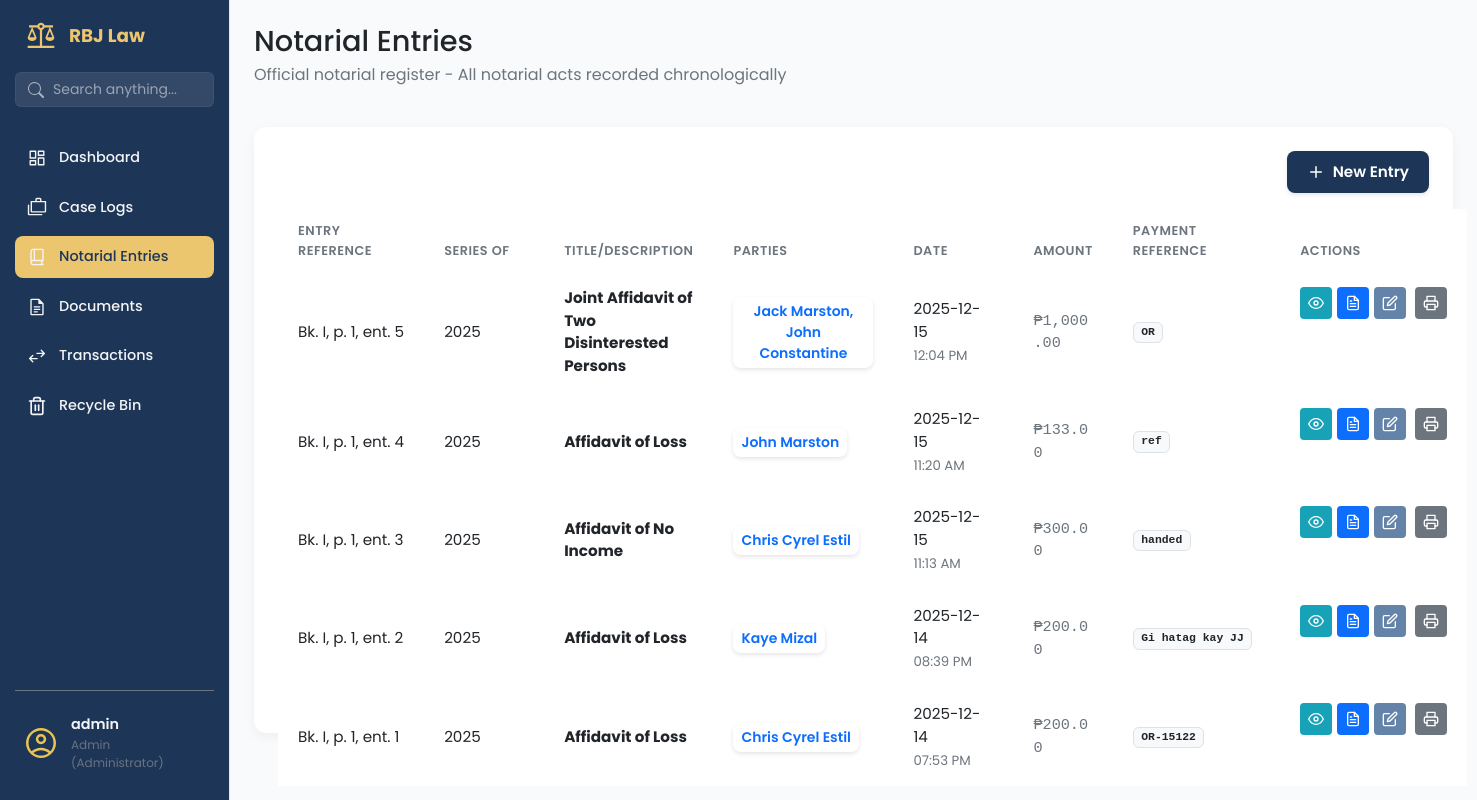
/notarial-entries/ (signed in), run on the app's committed database.
### app/models/user_model.py (models this page shows, shortened)
class User(UserMixin, db.Model):
    __tablename__ = 'users'
    id = db.Column(db.Integer, primary_key=True)
    username = db.Column(db.String(80), unique=True, nullable=False, index=True)
    email = db.Column(db.String(120), unique=True, nullable=False)
    password_hash = db.Column(db.String(128), nullable=False)
    contact_number = db.Column(db.String(20), nullable=True)
    role = db.Column(db.String(50), default='attorney', nullable=False)
    is_active = db.Column(db.Boolean, default=True, nullable=False)
    is_admin = db.Column(db.Boolean, default=False, nullable=False)
    created_at = db.Column(db.DateTime, default=datetime.utcnow)
    updated_at = db.Column(db.DateTime, default=datetime.utcnow, onupdate=datetime.utcnow)

### app/models/notarial_entry_mdl.py (models this page shows, shortened)
class NotarialEntry(db.Model, SoftDeleteMixin):
    __tablename__ = 'notarial_entries'
    id = db.Column(db.Integer, primary_key=True)
    not_entry_num = db.Column(db.String(255), nullable=False)
    not_page_num = db.Column(db.String(255), nullable=False)
    not_book_num = db.Column(db.String(255), nullable=False)
    not_series = db.Column(db.Integer, nullable=False)
    not_title = db.Column(db.String(255), nullable=False)
    not_date = db.Column(db.DateTime, nullable=False, default=lambda: datetime.now(PHT))
    not_type_act = db.Column(db.String(255), nullable=False)
    not_fee = db.Column(Numeric(10, 2), nullable=False)
    not_fee_or = db.Column(db.String(255), nullable=True)
    not_other_place = db.Column(db.String(255), nullable=True)
    not_comp_evidence_id = db.Column(db.String(150), nullable=True)
    transaction_item_id = db.Column(db.Integer, db.ForeignKey('transaction_items.id'), nullable=True)
    transaction_status = db.Column(db.String(50), default='no_transaction')  # no_transaction, unpaid, paid
    transaction_item = db.relationship('TransactionItem',
                                     foreign_keys=[transaction_item_id],
                                     backref='notarial_entries',  # Changed from 'notary_entries'
                                     lazy=True)

class NotarialEntryParty(db.Model):
    __tablename__ = 'notarial_entry_parties'
    id = db.Column(db.Integer, primary_key=True)
    notarial_entry_id = db.Column(db.Integer, db.ForeignKey('notarial_entries.id'), nullable=False)
    party_name = db.Column(db.String(150), nullable=False)
    party_address = db.Column(db.String(150), nullable=False)
    citizenship = db.Column(db.String(50), nullable=True, default='Filipino')
    party_id_type = db.Column(db.String(50), nullable=True) # e.g., Passport, Drivers License
    party_id_number = db.Column(db.String(50), nullable=True)
    party_id_expiry = db.Column(db.Date, nullable=True)
    notarial_entry = db.relationship('NotarialEntry', backref='parties', lazy=True)

### app/routes/notarial_entries_routes.py (the view)
@notarial_entries_bp.route('/')
@staff_or_admin_required
@login_required
def notarial_entries_page():
    entries = NotarialEntryService.get_all_entries()
    return render_template('notarial_entries.html', entries=entries, now=datetime.now(PHT))

### app/templates/notarial_entries.html (shortened to what this page needs)
{% extends 'base.html' %}
{% block content %}
<main class="dashboard-content">
    <header class="dashboard-header">
        <div>
            <h1>Notarial Entries </h1>
            <p>Official notarial register - All notarial acts recorded chronologically</p>
        </div>
    </header>
    <section class="content-section">
        <div class="panel-card">
            <div class="dashboard-actions" style="display: flex; justify-content: end; flex-shrink: 0; gap: 50px;">
                <a href="#" class="btn btn-primary" data-bs-toggle="modal" data-bs-target="#entryModal">
                    <svg class="btn-icon-left" xmlns="http://www.w3.org/2000/svg" viewBox="0 0 24 24" fill="none"
                        stroke="currentColor" stroke-width="2" stroke-linecap="round" stroke-linejoin="round">
                        <line x1="12" y1="5" x2="12" y2="19"></line>
                        <line x1="5" y1="12" x2="19" y2="12"></line>
                    </svg>
                    New Entry
                </a>
            </div>
            <div class="table-wrapper">
                <table class="table document-table">
                    <colgroup>
                        <col class="short">
                        <col class="medium">
                        <col class="medium">
                        <col class="long">
                        <col class="medium">
                        <col class="short">
                        <col class="actions">
                    </colgroup>
                    <thead>
                        <tr>
                            <th data-sort-key="entry_ref">Entry Reference</th>
                            <th data-sort-key="series">Series Of</th>
                            <th data-sort-key="title">Title/Description</th>
                            <th data-sort-key="parties">Parties</th>
                            <th>Date</th>
                            <th>Amount</th>
                            <th>Payment Reference</th>
                            <th>Actions</th>
                        </tr>
                    </thead>
                    <tbody>
                        {% for entry in entries %}
                        <tr>
                            <td class="align-middle">
                                <span class="fw-normal text-dark" style="white-space: nowrap;">
                                    Bk. {{ entry.not_book_num }}, p. {{ entry.not_page_num }}, ent. {{
                                    entry.not_entry_num }}
                                </span>
                            </td>
                            <td class="align-middle">{{ entry.not_series }}</td>
                            <td class="align-middle"><strong>{{ entry.not_title }}</strong></td>
                            <td class="align-middle">
                                <div class="clickable-list">
                                    <button type="button" class="btn btn-sm btn-outline-primary view-parties-btn">
                                        {% for party in entry.parties %}
                                        {{ party.party_name }}{% if not loop.last %}, {% endif %}
                                        {% endfor %}
                                    </button>
                                </div>
                            </td>
                            <td class="align-middle">
                                <div>{{ entry.not_date.strftime('%Y-%m-%d') }}</div>
                                <small class="text-muted">{{ entry.not_date.strftime('%I:%M %p') }}</small>
                            </td>
                            <td class="text-start font-monospace text-secondary align-middle">
                                ₱{{ "{:,.2f}".format(entry.not_fee) }}
                            </td>
                            <td class="align-middle">
                                {% if entry.not_fee_or %}
                                <div class="d-flex align-items-center">
                                    <span class="badge bg-light text-dark border me-2" style="font-family: monospace;">
                                        {{ entry.not_fee_or }}
                                    </span>
                                </div>
                                {% elif entry.transaction_status == 'paid' %}
                                <span class="badge bg-success-subtle text-success border border-success-subtle">Paid
                                    (Cash)</span>
                                {% endif %}
                            </td>
                            <td>
                                <div class="action-buttons justify-content-start">
                                    <a href="{{ url_for('notarial_entries.entry_details', entry_id=entry.id) }}"
                                        class="btn-action btn-action--info" title="View Details">
                                        <svg xmlns="http://www.w3.org/2000/svg" width="16" height="16"
                                            viewBox="0 0 24 24" fill="none" stroke="currentColor" stroke-width="2"
                                            stroke-linecap="round" stroke-linejoin="round">
                                            <path d="M1 12s4-8 11-8 11 8 11 8-4 8-11 8-11-8-11-8z"></path>
                                            <circle cx="12" cy="12" r="3"></circle>
                                        </svg>
                                    </a>
                                    {% if 'Affidavit of Loss' in entry.not_title %}
                                    <a href="{{ url_for('notarial_entries.generate_document', entry_id=entry.id, doc_type='affidavit_loss') }}"
                                        class="btn-action btn-action--primary" title="Download Affidavit of Loss">
                                    </a>
                                    {% elif 'Joint Affidavit' in entry.not_title %}
                                    <a href="{{ url_for('notarial_entries.generate_document', entry_id=entry.id, doc_type='joint_affidavit_two_disinterested_person') }}"
                                        class="btn-action btn-action--primary" title="Download Joint Affidavit">
                                    </a>
                                    {% elif 'No Income' in entry.not_title %}
                                    <a href="{{ url_for('notarial_entries.generate_document', entry_id=entry.id, doc_type='affidavit-of-no-income') }}"
                                        class="btn-action btn-action--primary" title="Download Affidavit No Income">
                                    </a>
                                    {% endif %}
                                    <a href="#" class="btn-action btn-action--secondary"
                                        style="background-color: rgb(99, 131, 168); color: white;" title="Edit Details"
                                        data-bs-toggle="modal" data-bs-target="#entryModal"
                                        onclick="loadEntryData('{{ entry.id }}')">
                                    </a>
                                </div>
                            </td>
                        </tr>
                        {% endfor %}
                    </tbody>
                </table>
            </div>
        </div>
    </section>
</main>
{% endblock content %}

### app/templates/base.html (shortened to what this page needs)
<!DOCTYPE html>
<html lang="en">
<head>
    <link rel="stylesheet" href="{{ url_for('static', filename='vendor/bootstrap/css/bootstrap.min.css') }}">
    <link rel="stylesheet" href="{{ url_for('static', filename='css/main.css') }}">
    <link rel="stylesheet" href="{{ url_for('static', filename='css/sidebar.css') }}">
</head>
<body>
    <aside class="sidebar">
        <div class="sidebar-header">
            <img src="{{ url_for('static', filename='img/scales-of-justice.svg') }}" alt="logo" class="logo-img">
            <h2>RBJ Law</h2>
        </div>
        <div class="sidebar-search">
            <form action="{{ url_for('search.search_page') }}" method="GET">
                <div class="input-group">
                    <span class="input-group-text bg-transparent border-0 pe-0">
                    </span>
                    <input type="text" name="q" class="form-control" placeholder="Search anything..."
                        aria-label="Search" value="{{ request.args.get('q', '') }}">
                </div>
            </form>
        </div>
        <ul class="sidebar-links">
            <li>
                <a href="{{ url_for('dashboard.dashboard_page') }}"
                    class="{{ 'active' if 'dashboard' in request.endpoint else '' }}">
                    <span class="icon-wrapper"><img src="{{ url_for('static', filename='img/dashboard.svg') }}"
                            alt=""></span>
                    Dashboard
                </a>
            </li>
            {% if current_user.is_authenticated and (current_user.is_admin or current_user.role == 'admin') %}
            <li>
                <a href="{{ url_for('case.list_cases') }}" class="{{ 'active' if 'case' in request.endpoint else '' }}">
                    <span class="icon-wrapper"><img src="{{ url_for('static', filename='img/cases.svg') }}"
                            alt=""></span>
                    Case Logs
                </a>
            </li>
            {% endif %}
            {% if current_user.is_authenticated and current_user.role in ['admin', 'staff'] %}
            <li>
                <a href="{{ url_for('notarial_entries.notarial_entries_page') }}"
                    class="{{ 'active' if 'notarial' in request.endpoint else '' }}">
                    <span class="icon-wrapper"><img src="{{ url_for('static', filename='img/book.svg') }}"
                            alt=""></span>
                    Notarial Entries
                </a>
            </li>
            {% endif %}
            {% if current_user.is_authenticated and current_user.role in ['admin', 'staff'] %}
            <li>
                <a href="{{ url_for('documents.documents_page') }}"
                    class="{{ 'active' if 'documents' in request.endpoint else '' }}">
                    <span class="icon-wrapper"><img src="{{ url_for('static', filename='img/documents.svg') }}"
                            alt=""></span>
                    Documents
                </a>
            </li>
            {% endif %}
            {% if current_user.is_authenticated and current_user.role in ['admin', 'staff'] %}
            <li>
                <a href="{{ url_for('transaction.transactions_page') }}"
                    class="{{ 'active' if 'transaction' in request.endpoint else '' }}">
                    <span class="icon-wrapper"><img src="{{ url_for('static', filename='img/transaction.svg') }}"
                            alt=""></span>
                    Transactions
                </a>
            </li>
            {% endif %}
            <li>
                <a href="{{ url_for('recycle.recycle_bin_page') }}"
                    class="{{ 'active' if 'recycle' in request.endpoint else '' }}">
                    <span class="icon-wrapper">
                    </span>
                    Recycle Bin
                </a>
            </li>
        </ul>
        <div class="sidebar-footer">
            <button class="avatar-btn" id="avatarBtn">
                <img src="{{ url_for('static', filename='img/avatar.svg') }}" alt="User Avatar">
                <div class="user-info">
                    <span class="user-name">
                        {{ current_user.username }}
                    </span>
                    <span class="user-role">
                        {{ current_user.role|title }}
                        {% if current_user.is_admin %} (Administrator){% endif %}
                    </span>
                </div>
            </button>
        </div>
    </aside>
    <div class="page-container">
        {% block content %}
        {% endblock %}
    </div>
</body>
</html>

### data on the page
User: username "admin", role "Admin"
NotarialEntry: not_book_num "I", not_page_num "1", not_entry_num "5", not_series "2025", not_title "Joint Affidavit of Two Disinterested Persons", not_date "2025-12-15", not_date "12:04 PM", not_fee "1,000.00", not_fee_or "OR"
NotarialEntryParty: party_name "Jack Marston"
NotarialEntryParty: party_name "John Constantine"
NotarialEntry: not_book_num "I", not_page_num "1", not_entry_num "4", not_series "2025", not_title "Affidavit of Loss", not_date "2025-12-15", not_date "11:20 AM", not_fee "133.00", not_fee_or "ref"
NotarialEntryParty: party_name "John Marston"
NotarialEntry: not_book_num "I", not_page_num "1", not_entry_num "3", not_series "2025", not_title "Affidavit of No Income", not_date "2025-12-15", not_date "11:13 AM", not_fee "300.00", not_fee_or "handed"
NotarialEntryParty: party_name "Chris Cyrel Estil"
NotarialEntry: not_book_num "I", not_page_num "1", not_entry_num "2", not_series "2025", not_title "Affidavit of Loss", not_date "2025-12-14", not_date "08:39 PM", not_fee "200.00", not_fee_or "Gi hatag kay JJ"
NotarialEntryParty: party_name "Kaye Mizal"
NotarialEntry: not_book_num "I", not_page_num "1", not_entry_num "1", not_series "2025", not_title "Affidavit of Loss", not_date "2025-12-14", not_date "07:53 PM", not_fee "200.00", not_fee_or "OR-15122"
NotarialEntryParty: party_name "Chris Cyrel Estil"
